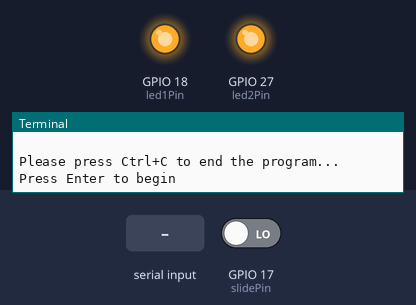
A program run on a simulated Raspberry Pi (BCM pin numbers). Shown: output pins drawn as LEDs (lit = HIGH), the last lines printed to the terminal. Inputs (shaded band) come from the test bench; at power-on: GPIO 17 (slidePin) LOW.

Above: at 1.2 s.
1.3 s: "1" typed at the terminal, then Enter
At 1.6 s:
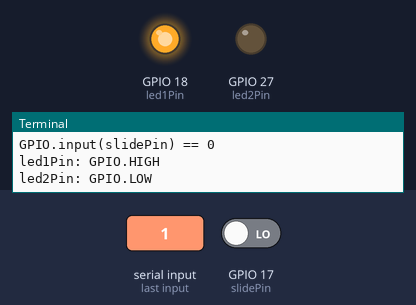
2.8 s: GPIO 17 (slidePin) driven HIGH
At 4.0 s:
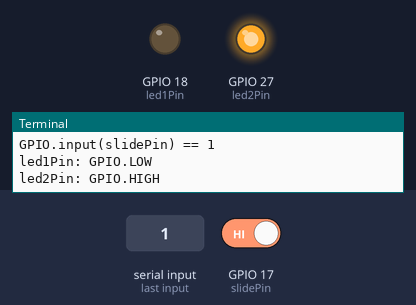
4.3 s: GPIO 17 (slidePin) driven LOW
At 5.3 s:
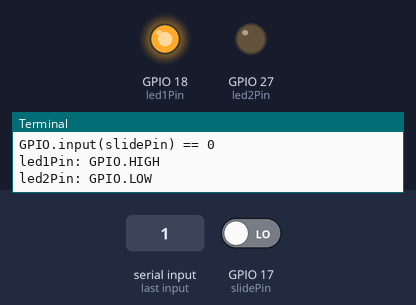
Timing chart, 0 to 7.3 s (numbered marks = the images above; inputs shaded):
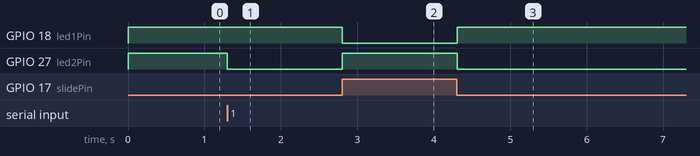

Measured:
- after the input at 1.3 s, GPIO 27 (led2Pin): HIGH → LOW at once
- after the input at 2.8 s, GPIO 18 (led1Pin): HIGH → LOW at once; GPIO 27 (led2Pin): LOW → HIGH at once
- after the input at 4.3 s, GPIO 18 (led1Pin): LOW → HIGH at once; GPIO 27 (led2Pin): HIGH → LOW at once

The program:

slide_switch.py
```python
#!/usr/bin/env python3

import RPi.GPIO as GPIO
import time
from sys import version_info

if version_info.major == 3:
	raw_input = input

# Set #17 as slide switch pin, #18 as led1 pin, #27 as led2 pin
slidePin = 17
led1Pin = 18
led2Pin = 27

# Define a function to print message at the beginning
def print_message():
	print ("========================================")
	print ("|              Slide Switch            |")
	print ("|             led1Pin = 18             |")
	print ("|             led2Pin = 27             |")
	print ("|    ------------------------------    |")
	print ("|      Middle pin of slide switch      |")
	print ("|          connect to gpio17           |")
	print ("========================================\n")
	print ("Please press Ctrl+C to end the program...")
	raw_input ("Press Enter to begin\n")

# Define a setup function for some setup
def setup():
	# Set the GPIO modes to BCM Numbering
	GPIO.setmode(GPIO.BCM)
	# Set slidePin input
	# Set ledPin output,
	# and initial level to High(3.3v)
	GPIO.setup(slidePin, GPIO.IN)
	GPIO.setup(led1Pin, GPIO.OUT, initial=GPIO.HIGH)
	GPIO.setup(led2Pin, GPIO.OUT, initial=GPIO.HIGH)

# Define a main function for main process
def main():
	# Print messages
	print_message()
	while True:
		# slide switch high, led1 on
		if GPIO.input(slidePin) == 1:
			print ("   LED1 ON    ")
			print ("GPIO.input(slidePin) == 1")
			print ("led1Pin: GPIO.LOW")
			print ("led2Pin: GPIO.HIGH")
			GPIO.output(led1Pin, GPIO.LOW)
			GPIO.output(led2Pin, GPIO.HIGH)

		# slide switch low, led2 on
		if GPIO.input(slidePin) == 0:
			print ("   LED2 ON    ")
			print ("GPIO.input(slidePin) == 0")
			print ("led1Pin: GPIO.HIGH")
			print ("led2Pin: GPIO.LOW")
			GPIO.output(led2Pin, GPIO.LOW)
			GPIO.output(led1Pin, GPIO.HIGH)

		time.sleep(0.5)
# Define a destroy function for clean up everything after
# the script finished
def destroy():
	# Turn off LED
	GPIO.output(led1Pin, GPIO.HIGH)
	GPIO.output(led2Pin, GPIO.HIGH)
	# Release resource
	GPIO.cleanup()

# If run this script directly, do:
if __name__ == '__main__':
	setup()
	try:
		main()
	# When 'Ctrl+C' is pressed, the child program
	# destroy() will be  executed.
	except KeyboardInterrupt:
		destroy()
		
```
